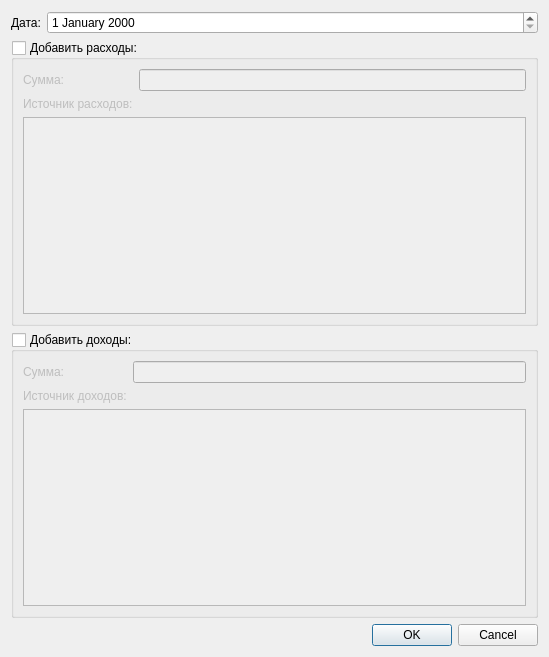
<?xml version="1.0" encoding="UTF-8"?>
<ui version="4.0">
 <class>AddDialog</class>
 <widget class="QDialog" name="AddDialog">
  <property name="windowModality">
   <enum>Qt::ApplicationModal</enum>
  </property>
  <property name="geometry">
   <rect>
    <x>0</x>
    <y>0</y>
    <width>549</width>
    <height>657</height>
   </rect>
  </property>
  <property name="sizePolicy">
   <sizepolicy hsizetype="MinimumExpanding" vsizetype="MinimumExpanding">
    <horstretch>0</horstretch>
    <verstretch>0</verstretch>
   </sizepolicy>
  </property>
  <property name="minimumSize">
   <size>
    <width>0</width>
    <height>0</height>
   </size>
  </property>
  <property name="windowTitle">
   <string>Добавить источники</string>
  </property>
  <property name="modal">
   <bool>true</bool>
  </property>
  <layout class="QFormLayout" name="formLayout">
   <item row="0" column="0">
    <widget class="QLabel" name="_label_date">
     <property name="text">
      <string>Дата:</string>
     </property>
    </widget>
   </item>
   <item row="0" column="1">
    <widget class="QDateEdit" name="_date">
     <property name="displayFormat">
      <string>d MMMM yyyy</string>
     </property>
    </widget>
   </item>
   <item row="2" column="0" colspan="2">
    <widget class="QGroupBox" name="_output_box">
     <property name="title">
      <string>Добавить расходы:</string>
     </property>
     <property name="checkable">
      <bool>true</bool>
     </property>
     <property name="checked">
      <bool>false</bool>
     </property>
     <layout class="QFormLayout" name="_rest_layout">
      <item row="0" column="0">
       <widget class="QLabel" name="_label_output">
        <property name="text">
         <string>Сумма: </string>
        </property>
       </widget>
      </item>
      <item row="0" column="1">
       <widget class="QLineEdit" name="_output_value"/>
      </item>
      <item row="1" column="0">
       <widget class="QLabel" name="_label_description_output">
        <property name="text">
         <string>Источник расходов:</string>
        </property>
       </widget>
      </item>
      <item row="2" column="0" colspan="2">
       <widget class="QPlainTextEdit" name="_output_descripton"/>
      </item>
     </layout>
    </widget>
   </item>
   <item row="3" column="0" colspan="2">
    <widget class="QGroupBox" name="_input_box">
     <property name="enabled">
      <bool>true</bool>
     </property>
     <property name="title">
      <string>Добавить доходы:</string>
     </property>
     <property name="checkable">
      <bool>true</bool>
     </property>
     <property name="checked">
      <bool>false</bool>
     </property>
     <layout class="QFormLayout" name="_income_layout">
      <item row="0" column="0">
       <widget class="QLabel" name="_label_input">
        <property name="text">
         <string>Сумма: </string>
        </property>
       </widget>
      </item>
      <item row="0" column="1">
       <widget class="QLineEdit" name="_input_value"/>
      </item>
      <item row="1" column="0">
       <widget class="QLabel" name="_label_description_input">
        <property name="text">
         <string>Источник доходов:</string>
        </property>
       </widget>
      </item>
      <item row="2" column="0" colspan="2">
       <widget class="QTextEdit" name="_input_description"/>
      </item>
     </layout>
    </widget>
   </item>
   <item row="4" column="1">
    <widget class="QDialogButtonBox" name="_button_box">
     <property name="orientation">
      <enum>Qt::Horizontal</enum>
     </property>
     <property name="standardButtons">
      <set>QDialogButtonBox::Cancel|QDialogButtonBox::Ok</set>
     </property>
     <property name="centerButtons">
      <bool>false</bool>
     </property>
    </widget>
   </item>
  </layout>
 </widget>
 <resources/>
 <connections>
  <connection>
   <sender>_button_box</sender>
   <signal>accepted()</signal>
   <receiver>AddDialog</receiver>
   <slot>accept()</slot>
   <hints>
    <hint type="sourcelabel">
     <x>248</x>
     <y>254</y>
    </hint>
    <hint type="destinationlabel">
     <x>157</x>
     <y>274</y>
    </hint>
   </hints>
  </connection>
  <connection>
   <sender>_button_box</sender>
   <signal>rejected()</signal>
   <receiver>AddDialog</receiver>
   <slot>reject()</slot>
   <hints>
    <hint type="sourcelabel">
     <x>316</x>
     <y>260</y>
    </hint>
    <hint type="destinationlabel">
     <x>286</x>
     <y>274</y>
    </hint>
   </hints>
  </connection>
 </connections>
</ui>
